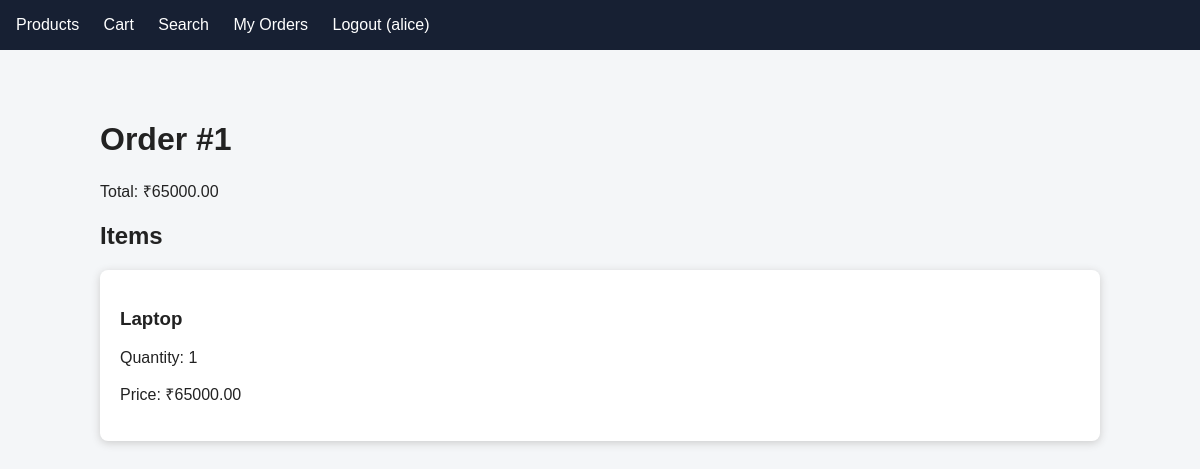
The app's page /orders/1 (signed in) with its own data.
### tables this page shows
CREATE TABLE users (
    id INTEGER PRIMARY KEY AUTOINCREMENT,
    username TEXT UNIQUE NOT NULL,
    password_hash TEXT NOT NULL
);

CREATE TABLE orders (
    id INTEGER PRIMARY KEY AUTOINCREMENT,
    user_id INTEGER NOT NULL,
    total REAL NOT NULL CHECK(total >= 0),
    created_at TIMESTAMP DEFAULT CURRENT_TIMESTAMP,
    FOREIGN KEY(user_id) REFERENCES users(id)
);

CREATE TABLE order_items (
    id INTEGER PRIMARY KEY AUTOINCREMENT,
    order_id INTEGER NOT NULL,
    product_id INTEGER NOT NULL,
    quantity INTEGER NOT NULL CHECK(quantity > 0),
    price REAL NOT NULL CHECK(price >= 0),
    FOREIGN KEY(order_id) REFERENCES orders(id),
    FOREIGN KEY(product_id) REFERENCES products(id)
);

CREATE TABLE products (
    id INTEGER PRIMARY KEY AUTOINCREMENT,
    name TEXT NOT NULL,
    description TEXT NOT NULL,
    price REAL NOT NULL CHECK(price >= 0)
);

### secure_application/src/app.py (the view)
@app.route("/orders/<int:order_id>")
@login_required
def order_detail(order_id):
    order = get_db().execute(
        """
        SELECT *
        FROM orders
        WHERE id = ? AND user_id = ?
        """,
        (order_id, g.user["id"]),
    ).fetchone()
    if order is None:
        abort(403)
    items = get_db().execute(
        """
        SELECT
            order_items.quantity,
            order_items.price,
            products.name
        FROM order_items
        JOIN products ON products.id = order_items.product_id
        WHERE order_items.order_id = ?
        """,
        (order_id,),
    ).fetchall()
    return render_template(
        "order.html",
        order=order,
        items=items,
    )

### secure_application/src/app.py (called while the page is built)
def get_db():
    if "db" not in g:
        g.db = sqlite3.connect(app.config["DATABASE"])
        g.db.row_factory = sqlite3.Row
    return g.db

@app.before_request
def load_user():
    user_id = session.get("user_id")
    if user_id is None:
        g.user = None
    else:
        g.user = get_db().execute(
            "SELECT id, username FROM users WHERE id = ?",
            (user_id,),
        ).fetchone()

def login_required(view):
    @wraps(view)
    def wrapped_view(*args, **kwargs):
        if g.user is None:
            return redirect(url_for("login"))
        return view(*args, **kwargs)
    return wrapped_view

### secure_application/src/templates/order.html (shortened to what this page needs)
{% extends "base.html" %}
{% block content %}
<h1>Order #{{ order.id }}</h1>
<p>Total: ₹{{ "%.2f"|format(order.total) }}</p>
<h2>Items</h2>
{% for item in items %}
<div class="card">
    <h3>{{ item.name }}</h3>
    <p>Quantity: {{ item.quantity }}</p>
    <p>Price: ₹{{ "%.2f"|format(item.price) }}</p>
</div>
{% endfor %}
{% endblock %}

### secure_application/src/templates/base.html (shortened to what this page needs)
<!doctype html>
<html lang="en">
<head>
</head>
<body>
<nav>
    <a href="{{ url_for('index') }}">Products</a>
    <a href="{{ url_for('cart') }}">Cart</a>
    <a href="{{ url_for('search') }}">Search</a>
    {% if g.user %}
        <a href="{{ url_for('orders') }}">My Orders</a>
        <a href="{{ url_for('logout') }}">Logout ({{ g.user.username }})</a>
    {% else %}
        <a href="{{ url_for('login') }}">Login</a>
    {% endif %}
</nav>
<main>
    {% block content %}{% endblock %}
</main>
</body>
</html>

### secure_application/src/templates/base.html (style rules this page uses)
body { font-family: Arial, sans-serif; background: #f4f6f8; margin: 0; color: #222; }
nav { background: #172033; padding: 16px; }
nav a { color: white; text-decoration: none; margin-right: 20px; }
main { max-width: 1000px; margin: 30px auto; padding: 20px; }
.card { background: white; padding: 20px; border-radius: 8px; box-shadow: 0 2px 8px #ccc; }

### records on screen
users: user.username "alice"
orders: id "1", total "65000.00"
order_items: name "Laptop", quantity "1", price "65000.00"
